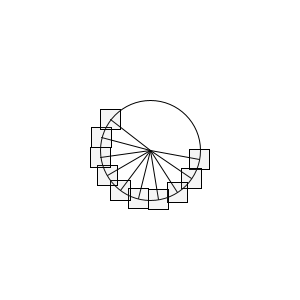
Frame 1 (no input)
Frame 2 (the mouse pressed at the canvas centre, redrawn once): identical to frame 1, image omitted

The Processing sketch that drew this single still picture (run headless with seeded random() and noise(); the mouse was pressed at the canvas centre and the sketch redrawn once):

// Processing sketch: rectangle_in_circle
// ── rectangle_in_circle.pde
float x;
float y;
float r = 50;

void setup() {
  size(300, 300);
}

void draw() {
  background(255);
  float arclength =0; //arclength a box must travel in each iteration.
  translate(width/2, height/2);//first translate to center
  noFill();
  stroke(0);
  ellipse(0, 0, 100, 100); //make a circle
  
  for (int box=0; box<10; box++) { //iterate same step for 10 boxes
    arclength += 10;//for 1st box arclength = 10
    float theta = arclength/r; // corresponding to arclength ,we calculate theta
    pushMatrix();
    rectMode(CENTER);  // simple step to calculate x and y which lie on circle and then translate to that x,y to draw rect
    
    x = r * cos(theta);
    y = r * sin(theta);
    line(0,0,x,y);
    translate(x, y);
    fill(150, 25);
    stroke(0);
    //rotate(theta);// rotate throught each iteration 
    rect(0, 0, 20, 20);
    popMatrix();
    arclength +=10; // again increase arclength for second box
  }

  noLoop();
}
